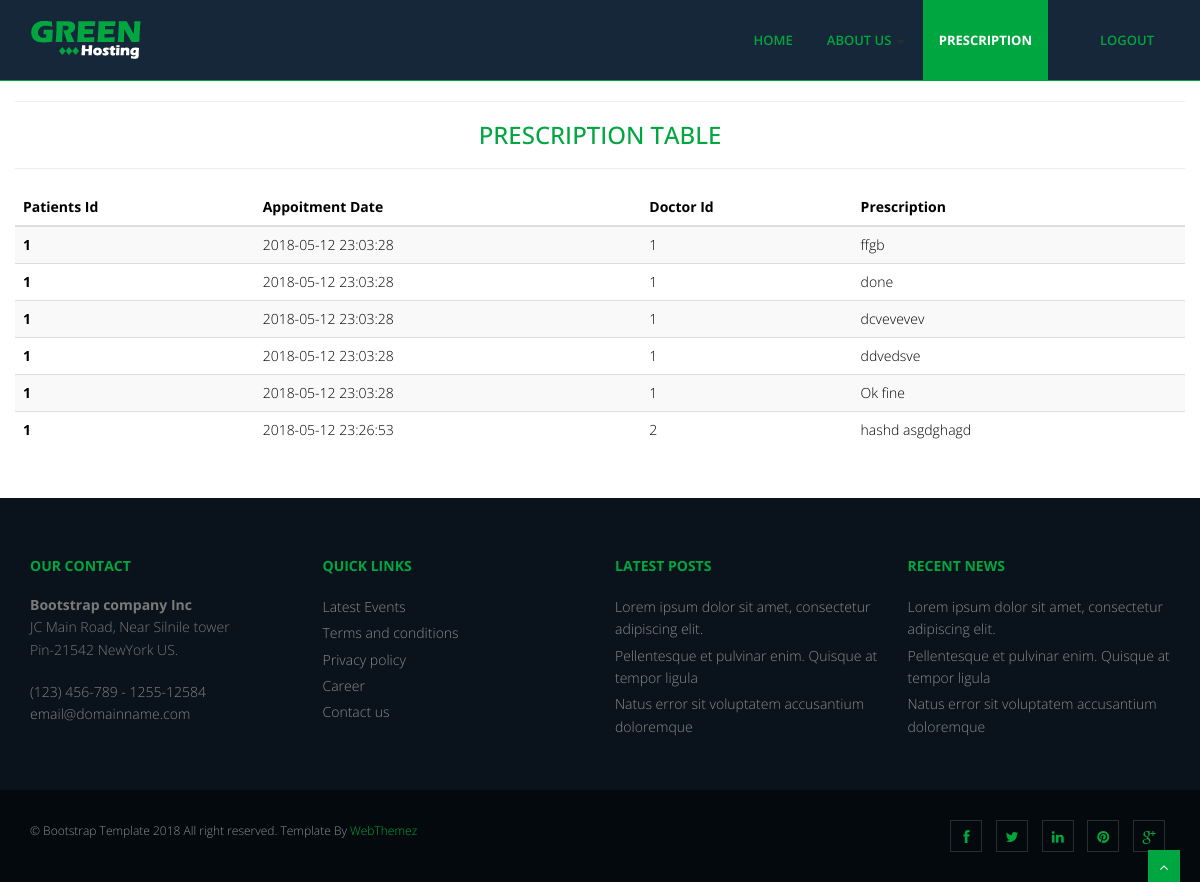
The page /prescriptionTable.php?patients_id=1 (signed in) on the database its author committed.
### tables this page shows
CREATE TABLE `prescription` (
  `patients_id` int(100) NOT NULL,
  `doctors_id` int(100) NOT NULL,
  `prescription` varchar(20) NOT NULL,
  `appoitment_date` datetime NOT NULL DEFAULT CURRENT_TIMESTAMP,
  `prescriptionCreationdate` datetime NOT NULL DEFAULT CURRENT_TIMESTAMP
);

### prescriptionTable.php (the view, shortened to what this page needs)
<?php
$conn = mysqli_connect("localhost", "root", "", "pms");
$patients_id = intval($_GET['patients_id']);
$sql_prescription = "SELECT * from prescription where patients_id='" . $patients_id . "'  ";
$results_prescription = mysqli_query($conn, $sql_prescription);
 ?>
 <!DOCTYPE html>
<html lang="en">
<head>
<link href="css/bootstrap.min.css" rel="stylesheet" />
<link href="css/fancybox/jquery.fancybox.css" rel="stylesheet">
<link href="css/jcarousel.css" rel="stylesheet" />
<link href="css/flexslider.css" rel="stylesheet" />
<link href="js/owl-carousel/owl.carousel.css" rel="stylesheet">
<link href="css/style.css" rel="stylesheet" />
 </head>
<body>
<div id="wrapper" class="home-page">
	<header>
        <div class="navbar navbar-default navbar-static-top">
            <div class="container">
                <div class="navbar-header">
                    <a class="navbar-brand" href="index.html"><img src="img/logo.png" alt="logo"/></a>
                </div>
                <div class="navbar-collapse collapse ">
                    <ul class="nav navbar-nav">
                        <li class=""><a href="http://localhost/Patient%20Managment%20System/home.php">Home</a></li>
						 <li class="dropdown">
                        <a href="#" data-toggle="dropdown" class="dropdown-toggle">About Us <b class="caret"></b></a>
                    </li>
						<li class="active"><a href="prescriptionTable.php?patients_id=<?php echo $patients_id; ?>">Prescription</a></li>
                        <li><a href="patients_profile"></a></li>
                        <li><a href="logout.php">Logout</a></li>
                    </ul>
                </div>
            </div>
        </div>
	</header>
<div class="container">
	<div class="row">
<hr><h3 class="" style="text-align: center;">Prescription Table</h3><hr>
<table class="table table-striped table-dark" style="color: black;">
  <thead>
    <tr>
      <th scope="col">Patients Id</th>
      <th scope="col">Appoitment Date</th>
      <th scope="col">Doctor Id</th>
      <th scope="col">Prescription</th>
    </tr>
  </thead>
  <tbody>
  	<?php while ($row_prescription = mysqli_fetch_row($results_prescription)) {
                            ?>
    <tr>
      <th scope="row"><?php echo "$row_prescription[0]";?></th>
      <td><?php echo "$row_prescription[3]";?></td>
      <td><?php echo "$row_prescription[1]";?></td>
      <td><?php echo "$row_prescription[2]";?></td>
    </tr>
    <?php } ?>
  </tbody>
</table>
	</div>
</div>
	<footer>
	<div class="container">
		<div class="row">
			<div class="col-lg-3">
				<div class="widget">
					<h5 class="widgetheading">Our Contact</h5>
					<address>
					<strong>Bootstrap company Inc</strong><br>
					JC Main Road, Near Silnile tower<br>
					 Pin-21542 NewYork US.</address>
					<p>
						<i class="icon-phone"></i> (123) 456-789 - 1255-12584 <br>
						<i class="icon-envelope-alt"></i> email@domainname.com
					</p>
				</div>
			</div>
			<div class="col-lg-3">
				<div class="widget">
					<h5 class="widgetheading">Quick Links</h5>
					<ul class="link-list">
						<li><a href="#">Latest Events</a></li>
						<li><a href="#">Terms and conditions</a></li>
						<li><a href="#">Privacy policy</a></li>
						<li><a href="#">Career</a></li>
						<li><a href="#">Contact us</a></li>
					</ul>
				</div>
			</div>
			<div class="col-lg-3">
				<div class="widget">
					<h5 class="widgetheading">Latest posts</h5>
					<ul class="link-list">
						<li><a href="#">Lorem ipsum dolor sit amet, consectetur adipiscing elit.</a></li>
						<li><a href="#">Pellentesque et pulvinar enim. Quisque at tempor ligula</a></li>
						<li><a href="#">Natus error sit voluptatem accusantium doloremque</a></li>
					</ul>
				</div>
			</div>
			<div class="col-lg-3">
				<div class="widget">
					<h5 class="widgetheading">Recent News</h5>
					<ul class="link-list">
						<li><a href="#">Lorem ipsum dolor sit amet, consectetur adipiscing elit.</a></li>
						<li><a href="#">Pellentesque et pulvinar enim. Quisque at tempor ligula</a></li>
						<li><a href="#">Natus error sit voluptatem accusantium doloremque</a></li>
					</ul>
				</div>
			</div>
		</div>
	</div>
	<div id="sub-footer">
		<div class="container">
			<div class="row">
				<div class="col-lg-6">
					<div class="copyright">
						<p>
							<span>&copy; Bootstrap Template 2018 All right reserved. Template By </span><a href="http://webthemez.com/free-bootstrap-templates/" target="_blank">WebThemez</a>
						</p>
					</div>
				</div>
				<div class="col-lg-6">
					<ul class="social-network">
						<li><a href="#" data-placement="top" title="Facebook"><i class="fa fa-facebook"></i></a></li>
						<li><a href="#" data-placement="top" title="Twitter"><i class="fa fa-twitter"></i></a></li>
						<li><a href="#" data-placement="top" title="Linkedin"><i class="fa fa-linkedin"></i></a></li>
						<li><a href="#" data-placement="top" title="Pinterest"><i class="fa fa-pinterest"></i></a></li>
						<li><a href="#" data-placement="top" title="Google plus"><i class="fa fa-google-plus"></i></a></li>
					</ul>
				</div>
			</div>
		</div>
	</div>
	</footer>
</div>
<a href="#" class="scrollup"><i class="fa fa-angle-up active"></i></a>
</body>
</html>

### css/style.css (style rules this page uses)
body { font-family:'Open Sans', Arial, sans-serif; font-weight:300; line-height:1.6em; color: #bdbdbd; font-size: 1.4em; }
h3, h4, h5, h6 { line-height:1.1em; color: #00a63f; margin-bottom: 20px; text-transform: uppercase; }
#wrapper { width:100%; margin:0; padding:0; }
.widget { color: #858585; }
.row,.row-fluid { margin-bottom:30px; }
header .navbar { margin-bottom: 0; }
.navbar-default { border: none; }
.navbar-brand { color: #222; text-transform: uppercase; font-size: 24px; font-weight: 700; line-height: 1em; letter-spacing: -1px; margin-top: 18px; padding: 0 0 0 15px; }
.navbar-default .navbar-brand { color: #1891EC; }
header .navbar-collapse ul.navbar-nav { float: right; margin-right: 0; }
header .navbar { min-height: 80px;padding: 18px 0;background: #17273a; }
.home-page header .navbar-default { background: #17273a; width: 100%; border-bottom: 1px solid #00a63f; }
header .nav li a:hover, header .nav li a:focus, header .nav li.active a, header .nav li.active a:hover, header .nav li a.dropdown-toggle:hover, header .nav li a.dropdown-toggle:focus, header .nav li.active ul.dropdown-menu li a:hover, header .nav li.active ul.dropdown-menu li.active a { -webkit-transition: all .3s ease; -moz-transition: all .3s ease; -ms-transition: all .3s ease; -o-transition: all .3s ease; transition: all .3s ease; }
header .navbar { padding: 0; }
header .navbar-nav > li { padding-bottom: 12px; padding-top: 12px; padding: 0 !important; }
header .navbar-nav > li > a { margin-left: 2px; line-height: 48px; font-weight: 700; -webkit-transition: all .3s ease; -moz-transition: all .3s ease; -ms-transition: all .3s ease; -o-transition: all .3s ease; transition: all .3s ease; }
header .nav .caret { border-bottom-color: #2c2c2c; border-top-color: #2c2c2c; }
.navbar-default .navbar-nav > .active > a, .navbar-default .navbar-nav > .active > a:hover, .navbar-default .navbar-nav > .active > a:focus { background-color: #fff; }
header ul.nav li { border:none; margin:0; }
header ul.nav li a { font-size: 13px; border:none; font-weight: 600; text-transform:uppercase; }
.navbar .nav > li > a { color: #00a63f; text-shadow: none; border: 1px solid rgba(255, 255, 255, 0) !important; }
.navbar .nav > .active > a,.navbar .nav > .active > a:hover { background:none; font-weight:700; }
.navbar-default .navbar-nav>.active>a, .navbar-default .navbar-nav>.active>a:hover, .navbar-default .navbar-nav>.active>a:focus { color: #ffffff;background: #00a63f;border-radius: 0; }
ul.nav li.dropdown a { z-index:1000; display:block; }
ul.link-list { margin:0; padding:0; list-style:none; }
ul.link-list li { margin:0; padding:2px 0 2px 0; list-style:none; }
footer { background: #0a121c; }
footer ul.link-list li a { color: #8C8C8C; }
.widgetheading { width:100%; padding:0; font-weight: bold; }
footer .widgetheading { position: relative; }
footer { padding:50px 0 0 0; color:#f8f8f8; }
footer a { color: #00a63f; }
footer h1, footer h2, footer h3, footer h4, footer h5, footer h6 { color: #00a63f; }
footer address { line-height:1.6em; color: #797979; }
ul.social-network { list-style:none; margin:0; }
ul.social-network li { display:inline; margin: 0 5px; border: 1px solid #2D2D2D; padding: 5px 0 0; width: 32px; display: inline-block; text-align: center; height: 32px; vertical-align: baseline; }
#sub-footer { text-shadow:none; color:#f5f5f5; padding:0; padding-top:30px; margin:20px 0 0 0; background: #04090e; }
#sub-footer p { margin:0; padding:0; }
#sub-footer span { color: #909090; }
.copyright { text-align:left; font-size:12px; }
#sub-footer ul.social-network { float:right; }
.scrollup { position:fixed; width:32px; height:32px; bottom:0px; right:20px; background: #00a63f; COLOR: #171717; }
a.scrollup { outline:0; text-align: center; }
a.scrollup i { margin-top: 10px; color: #fff; }

### rows shown on the page
prescription: patients "1", appoitment_date "2018-05-12 23:03:28", doctors "1", prescription "ffgb"
prescription: patients "1", appoitment_date "2018-05-12 23:03:28", doctors "1", prescription "done"
prescription: patients "1", appoitment_date "2018-05-12 23:03:28", doctors "1", prescription "dcvevevev"
prescription: patients "1", appoitment_date "2018-05-12 23:03:28", doctors "1", prescription "ddvedsve"
prescription: patients "1", appoitment_date "2018-05-12 23:03:28", doctors "1", prescription "Ok fine"
prescription: patients "1", appoitment_date "2018-05-12 23:26:53", doctors "2", prescription "hashd asgdghagd"
